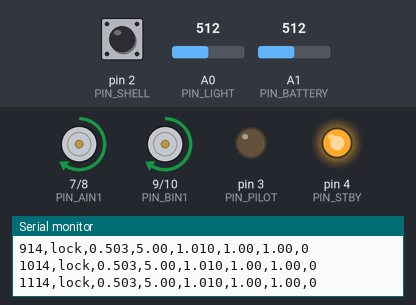
Bench run of a sketch on a simulated Arduino Nano, built with avr-gcc and run on an emulated ATmega328P. Shown: motor-driver pin pairs drawn as motors (green arrow = first pin HIGH = forward, orange = second pin HIGH = backward, longer = more drive, scaled by the enable pin, stopped while the standby pin is LOW), output pins drawn as LEDs (lit = HIGH), the last lines printed to the serial monitor. The test bench sets the inputs (shaded band); at power-on: A0 (PIN_LIGHT) = 512, pin 2 (PIN_SHELL) HIGH, A1 (PIN_BATTERY) = 512.

Above: at 1.2 s.
1.3 s: A0 (PIN_LIGHT) set to 403
2.8 s: A0 (PIN_LIGHT) set to 384
At 4.0 s:
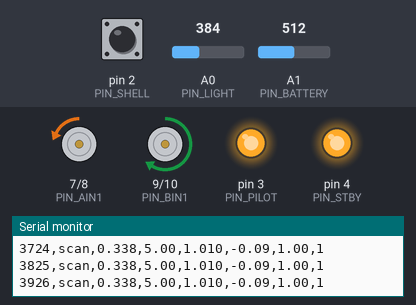
4.3 s: pin 2 (PIN_SHELL) pulled LOW for 3.2 s
At 5.4 s:
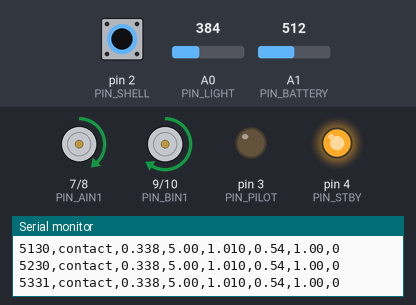
9.9 s: A0 (PIN_LIGHT) set to 511
At 10.9 s:
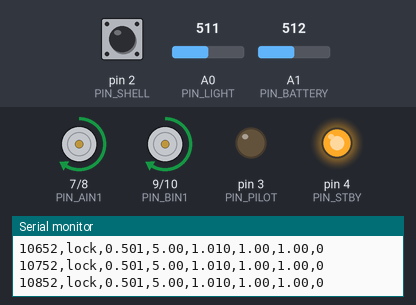
11.4 s: A0 (PIN_LIGHT) set to 306
At 11.8 s:
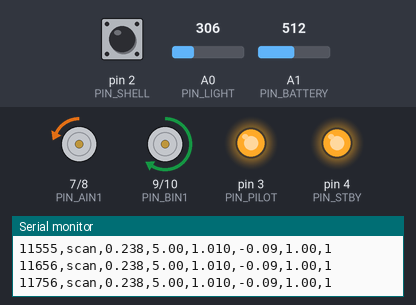
14.4 s: A0 (PIN_LIGHT) set to 330
17.4 s: A0 (PIN_LIGHT) set to 357
Timing chart, 0 to 19.9 s (numbered marks = the images above; inputs shaded):
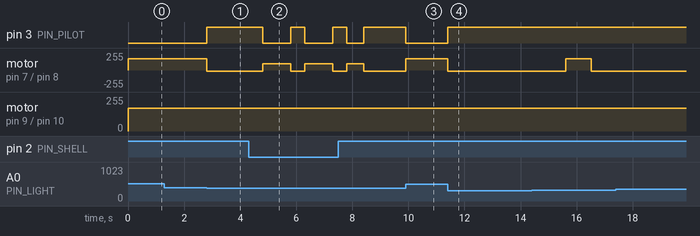

Measured:
- the behaviour switches between 393 and 392 on A0 (PIN_LIGHT) (found by bisection; images 0 and 1)
- after the input at 2.8 s, pin 3 (PIN_PILOT): LOW → HIGH at once; motor on pin 7 (PIN_AIN1) / pin 8 (PIN_AIN2): forward 170/255 → backward 15/255 at once
- after the input at 4.3 s, pin 3 (PIN_PILOT): goes LOW 1.0 s, HIGH 0.50 s, LOW 0.99 s, HIGH 0.50 s, LOW 0.60 s, then HIGH, starting after 0.50 s
- after the input at 9.9 s, pin 3 (PIN_PILOT): HIGH → LOW at once; motor on pin 7 (PIN_AIN1) / pin 8 (PIN_AIN2): backward 15/255 → forward 170/255 at once
- after the input at 11.4 s, pin 3 (PIN_PILOT): LOW → HIGH at once; motor on pin 7 (PIN_AIN1) / pin 8 (PIN_AIN2): forward 170/255 → backward 15/255 at once

The sketch:

tortoise.ino
```cpp
// tortoise.ino — Machina speculatrix on a two-wheel chassis.
//
// The behaviour lives in speculatrix.{h,cpp}; this file only reads the
// sensors, runs the model each tick and drives the motors and the pilot
// lamp. Walter's steering column scanned the photocell around the body.
// Here the photocell is fixed to the body and the body itself turns, so
// "steering" becomes the difference between the two wheels.

#include "config.h"
#include "speculatrix.h"

using speculatrix::Inputs;
using speculatrix::Outputs;
using speculatrix::Tortoise;
using speculatrix::Wheels;

static Tortoise tortoise(speculatrix::defaultParams());
static speculatrix::Explorer explorer(REVOLUTION_MS, RUN_MS);
static unsigned long last_tick_ms = 0;
static unsigned long ticks = 0;

static int readLightRaw() {
  long sum = 0;
  for (int i = 0; i < 4; ++i) sum += analogRead(PIN_LIGHT);
  return static_cast<int>(sum / 4);
}

static float normaliseLight(int raw) {
  float x = static_cast<float>(raw - LIGHT_RAW_DARK) /
            static_cast<float>(LIGHT_RAW_BRIGHT - LIGHT_RAW_DARK);
  if (x < 0.0f) x = 0.0f;
  if (x > 1.0f) x = 1.0f;
  return x;
}

static float readBatteryV() {
  return analogRead(PIN_BATTERY) * (ADC_REF_V / 1023.0f) * BATTERY_DIVIDER;
}

static bool readCharging() {
#if PIN_CHARGING >= 0
  return digitalRead(PIN_CHARGING) == HIGH;
#else
  return false;
#endif
}

static void driveWheel(int in1, int in2, int pwm, float cmd, bool reversed) {
  if (reversed) cmd = -cmd;
  int duty = static_cast<int>((cmd < 0 ? -cmd : cmd) * PWM_MAX);
  if (duty > 255) duty = 255;
  digitalWrite(in1, cmd > 0.0f ? HIGH : LOW);
  digitalWrite(in2, cmd < 0.0f ? HIGH : LOW);
  analogWrite(pwm, duty);
}

void setup() {
  Serial.begin(115200);
  pinMode(PIN_SHELL, INPUT_PULLUP);
#if PIN_CHARGING >= 0
  pinMode(PIN_CHARGING, INPUT);
#endif
  const int outs[] = {PIN_STBY, PIN_AIN1, PIN_AIN2, PIN_PWMA,
                      PIN_BIN1, PIN_BIN2, PIN_PWMB, PIN_PILOT};
  for (int pin : outs) pinMode(pin, OUTPUT);
  digitalWrite(PIN_STBY, HIGH);
#if TELEMETRY_EVERY > 0 && !CALIBRATE
  Serial.println(F("ms,mode,light,battery_v,dazzle_at,left,right,pilot"));
#endif
  last_tick_ms = millis();
}

void loop() {
  const unsigned long now = millis();
  if (now - last_tick_ms < TICK_MS) return;
  const float dt = static_cast<float>(now - last_tick_ms);
  last_tick_ms = now;

  const int raw = readLightRaw();
#if CALIBRATE
  digitalWrite(PIN_STBY, LOW);
  if (ticks++ % 20 == 0) {
    Serial.print(F("light_raw="));
    Serial.print(raw);
    Serial.print(F(" battery_v="));
    Serial.print(readBatteryV(), 2);
    Serial.print(F(" shell="));
    Serial.println(digitalRead(PIN_SHELL) == LOW ? F("closed") : F("open"));
  }
  return;
#endif

  Inputs in;
  in.light = normaliseLight(raw);
  in.contact = digitalRead(PIN_SHELL) == LOW;
  in.battery_v = readBatteryV();
  in.charging = readCharging();

  const Outputs out = explorer.shape(tortoise.step(in, dt), dt);
  const Wheels w = speculatrix::mix(out.drive, out.steer, TURN_GAIN);

  driveWheel(PIN_AIN1, PIN_AIN2, PIN_PWMA, w.left, LEFT_REVERSED);
  driveWheel(PIN_BIN1, PIN_BIN2, PIN_PWMB, w.right, RIGHT_REVERSED);
  digitalWrite(PIN_PILOT, out.pilot ? HIGH : LOW);

#if TELEMETRY_EVERY > 0
  if (ticks++ % TELEMETRY_EVERY == 0) {
    Serial.print(now);
    Serial.print(',');
    Serial.print(speculatrix::modeName(out.mode));
    Serial.print(',');
    Serial.print(in.light, 3);
    Serial.print(',');
    Serial.print(in.battery_v, 2);
    Serial.print(',');
    Serial.print(tortoise.dazzleThreshold(in.battery_v), 3);
    Serial.print(',');
    Serial.print(w.left, 2);
    Serial.print(',');
    Serial.print(w.right, 2);
    Serial.print(',');
    Serial.println(out.pilot ? 1 : 0);
  }
#endif
}
```

speculatrix.cpp
```cpp
// speculatrix.cpp — see speculatrix.h for the model.

#include "speculatrix.h"

namespace speculatrix {

namespace {

float clamp01(float x) { return x < 0.0f ? 0.0f : (x > 1.0f ? 1.0f : x); }
float absf(float x) { return x < 0.0f ? -x : x; }

}  // namespace

const char* modeName(Mode m) {
  switch (m) {
    case Mode::Scan:    return "scan";
    case Mode::Glimpse: return "glimpse";
    case Mode::Lock:    return "lock";
    case Mode::Dazzle:  return "dazzle";
    case Mode::Contact: return "contact";
    case Mode::Docked:  return "docked";
  }
  return "?";
}

Params defaultParams() {
  Params p;
  p.glimpse_delta = 0.04f;
  p.glimpse_ms = 180.0f;
  p.baseline_tau_ms = 600.0f;
  p.lock_level = 0.35f;
  p.dazzle_full = 0.80f;
  p.dazzle_empty = 1.01f;  // above full scale: a flat tortoise is never dazzled
  p.contact_period_dark_ms = 1500.0f;
  p.contact_period_lit_ms = 700.0f;
  p.contact_hold_ms = 900.0f;
  p.v_full = 8.2f;
  p.v_empty = 6.8f;
  p.v_resume = 8.0f;
  return p;
}

Tortoise::Tortoise(const Params& p) : p_(p) { reset(); }

void Tortoise::reset() {
  baseline_ = 0.0f;
  glimpse_left_ms_ = 0.0f;
  contact_phase_ms_ = 0.0f;
  contact_hold_left_ms_ = 0.0f;
  docked_ = false;
  primed_ = false;
}

float Tortoise::charge(float battery_v) const {
  return clamp01((battery_v - p_.v_empty) / (p_.v_full - p_.v_empty));
}

float Tortoise::dazzleThreshold(float battery_v) const {
  const float c = charge(battery_v);
  return p_.dazzle_empty + (p_.dazzle_full - p_.dazzle_empty) * c;
}

Outputs Tortoise::step(const Inputs& in, float dt_ms) {
  if (dt_ms < 0.0f) dt_ms = 0.0f;
  const float light = clamp01(in.light);

  // The coupling capacitor: the first valve answers changes in light
  // strongly and steady light weakly. A running baseline stands in for it.
  if (!primed_) {
    baseline_ = light;
    primed_ = true;
  }
  const float rise = light - baseline_;
  float k = dt_ms / p_.baseline_tau_ms;
  if (k > 1.0f) k = 1.0f;
  baseline_ += (light - baseline_) * k;

  // Hutch: once on the charger with a low battery, rest until recharged.
  if (in.charging && in.battery_v < p_.v_resume) docked_ = true;
  if (docked_ && (!in.charging || in.battery_v >= p_.v_resume)) docked_ = false;
  if (docked_) {
    contact_hold_left_ms_ = 0.0f;
    glimpse_left_ms_ = 0.0f;
    return Outputs{0.0f, 0.0f, false, Mode::Docked};
  }

  // Shell contact turns the amplifier into a multivibrator. Simple light
  // sensitivity is lost while it oscillates.
  if (in.contact) {
    if (contact_hold_left_ms_ <= 0.0f) contact_phase_ms_ = 0.0f;
    contact_hold_left_ms_ = p_.contact_hold_ms;
  }
  if (contact_hold_left_ms_ > 0.0f) {
    if (!in.contact) contact_hold_left_ms_ -= dt_ms;
    const float period =
        light >= p_.lock_level ? p_.contact_period_lit_ms : p_.contact_period_dark_ms;
    contact_phase_ms_ += dt_ms;
    while (contact_phase_ms_ >= period) contact_phase_ms_ -= period;
    glimpse_left_ms_ = 0.0f;
    if (contact_phase_ms_ < period / 3.0f) {
      return Outputs{0.5f, 1.0f, true, Mode::Contact};   // steer hard, push gently
    }
    return Outputs{1.0f, 0.5f, false, Mode::Contact};    // push hard, steer gently
  }

  // Light. Relay two closes on any light and puts out the pilot lamp;
  // relay one opens on intense light and swerves the machine away.
  if (light >= dazzleThreshold(in.battery_v)) {
    glimpse_left_ms_ = 0.0f;
    return Outputs{1.0f, 0.5f, false, Mode::Dazzle};
  }
  if (light >= p_.lock_level) {
    glimpse_left_ms_ = 0.0f;
    return Outputs{1.0f, 0.0f, false, Mode::Lock};
  }
  if (rise >= p_.glimpse_delta) glimpse_left_ms_ = p_.glimpse_ms;
  if (glimpse_left_ms_ > 0.0f) {
    glimpse_left_ms_ -= dt_ms;
    return Outputs{1.0f, 0.0f, false, Mode::Glimpse};
  }
  return Outputs{0.5f, 1.0f, true, Mode::Scan};
}

Wheels mix(float drive, float steer, float turn_gain) {
  float left = drive - steer * turn_gain;
  float right = drive + steer * turn_gain;
  const float m = absf(left) > absf(right) ? absf(left) : absf(right);
  if (m > 1.0f) {
    left /= m;
    right /= m;
  }
  return Wheels{left, right};
}

Explorer::Explorer(float revolution_ms, float run_ms)
    : revolution_ms_(revolution_ms), run_ms_(run_ms), scanned_ms_(0.0f), run_left_ms_(0.0f) {}

Outputs Explorer::shape(const Outputs& o, float dt_ms) {
  if (o.mode != Mode::Scan) {
    scanned_ms_ = 0.0f;
    run_left_ms_ = 0.0f;
    return o;
  }
  if (run_left_ms_ > 0.0f) {
    run_left_ms_ -= dt_ms;
    return Outputs{1.0f, 0.0f, o.pilot, o.mode};
  }
  scanned_ms_ += dt_ms;
  if (scanned_ms_ >= revolution_ms_) {
    scanned_ms_ = 0.0f;
    run_left_ms_ = run_ms_;
  }
  return o;
}

}  // namespace speculatrix
```

speculatrix.h
```cpp
// speculatrix.h — the behavioural core of Machina speculatrix.
//
// A plain C++ model of W. Grey Walter's 1949 tortoise "brain": two
// receptors (one photocell, one shell contact), two effectors (drive and
// steering), and the relay logic that couples them. No Arduino headers,
// no heap, no STL, so the same file builds on an 8-bit AVR and on a
// laptop for unit tests.
//
// Walter's circuit, as he describes it in the appendix to The Living
// Brain (1953), maps onto five modes:
//
//   Scan     dark: steering rotates continuously, drive at half speed
//   Glimpse  a faint light appears: scanning pauses for a moment
//   Lock     moderate light: steering stops, drive at full speed
//   Dazzle   intense light: steering restarts at half speed, full drive
//   Contact  shell displaced: the amplifier becomes an oscillator and
//            the motors alternate "steer hard, push gently" (1/3 of the
//            cycle) with "push hard, steer gently" (2/3)
//
// plus a sixth, Docked, for the hutch: the machine rests on its charger
// until the battery recovers. See BEHAVIOUR.md for the derivation.

#pragma once

#include <stdint.h>

namespace speculatrix {

enum class Mode : uint8_t { Scan, Glimpse, Lock, Dazzle, Contact, Docked };

const char* modeName(Mode m);

struct Params {
  // Light, on a normalised 0..1 photocell scale.
  float glimpse_delta;    // rise above the light baseline that halts scanning
  float glimpse_ms;       // how long one glimpse holds the scan
  float baseline_tau_ms;  // baseline time constant (Walter's coupling capacitor)
  float lock_level;       // moderate light: stop scanning, full drive
  float dazzle_full;      // dazzle threshold with a full battery
  float dazzle_empty;     // dazzle threshold with a flat battery

  // Shell-contact oscillator.
  float contact_period_dark_ms;  // leisurely in the dark
  float contact_period_lit_ms;   // hasty near light
  float contact_hold_ms;         // keep oscillating after the shell recentres

  // Battery, in volts.
  float v_full;
  float v_empty;
  float v_resume;  // leave the hutch once charged to this
};

// Defaults tuned for the simulator and a 2S Li-ion replica.
Params defaultParams();

struct Inputs {
  float light;      // 0..1, brighter is higher
  bool contact;     // shell switch closed
  float battery_v;  // pack voltage
  bool charging;    // hutch contacts live
};

struct Outputs {
  float drive;  // 0..1 forward effort
  float steer;  // -1..1 steering effort, positive is counter-clockwise
  bool pilot;   // the pilot lamp on the shell
  Mode mode;
};

class Tortoise {
 public:
  explicit Tortoise(const Params& p);

  // Advance the model by dt_ms and return motor and lamp commands.
  Outputs step(const Inputs& in, float dt_ms);

  // Dazzle threshold at a given battery voltage. A flagging battery
  // raises it, so a lamp that once repelled the machine now draws it in.
  // That is how the tortoise finds its way home to the hutch.
  float dazzleThreshold(float battery_v) const;

  // Battery state of charge, 0..1.
  float charge(float battery_v) const;

  void reset();

 private:
  Params p_;
  float baseline_;
  float glimpse_left_ms_;
  float contact_phase_ms_;
  float contact_hold_left_ms_;
  bool docked_;
  bool primed_;
};

// Differential-drive mixer for the two-wheel replica. Turns (drive,
// steer) into left/right wheel commands in -1..1, scaling both down
// together if either would saturate, so the turn ratio is preserved.
struct Wheels {
  float left;
  float right;
};

Wheels mix(float drive, float steer, float turn_gain);

// Replica adaptation, not part of Walter's circuit. His tricycle travelled
// while it scanned: for part of each steering revolution the front wheel
// pointed forward and pulled the body along, tracing loops across the
// floor. A two-wheel body with a fixed photocell scans by turning on the
// spot, so a pure scan never gets anywhere. Explorer restores the travel:
// after one full revolution with nothing seen, it makes a short straight
// run, then scans again.
class Explorer {
 public:
  Explorer(float revolution_ms, float run_ms);
  Outputs shape(const Outputs& o, float dt_ms);

 private:
  float revolution_ms_;
  float run_ms_;
  float scanned_ms_;
  float run_left_ms_;
};

}  // namespace speculatrix
```

config.h
```cpp
// config.h — pins and calibration for the two-wheel replica.
//
// Reference build: Arduino Nano, TB6612FNG motor driver, two N20 gear
// motors, one shrouded LDR, a floating-shell contact and a 2S Li-ion
// pack. Change the pins here to match your wiring; see hardware/BOM.md.

#pragma once

// ── Receptors ──────────────────────────────────────────────────────────
// LDR from 5 V to PIN_LIGHT, 10 kΩ from PIN_LIGHT to GND: brighter reads
// higher. Shroud the LDR in a short black tube so it sees a narrow cone
// straight ahead, as Walter's photocell did.
#define PIN_LIGHT A0

// Pack voltage through a divider into PIN_BATTERY. With 2S Li-ion
// (8.4 V max) a 10 kΩ / 10 kΩ divider halves it.
#define PIN_BATTERY A1
#define BATTERY_DIVIDER 2.0f
#define ADC_REF_V 5.0f

// Shell contact: closes to GND when the shell is pushed off centre.
#define PIN_SHELL 2

// Optional hutch sense: reads HIGH when the charging contacts are live.
// Leave at -1 if the build has no charger.
#define PIN_CHARGING -1

// ── Effectors ──────────────────────────────────────────────────────────
// TB6612FNG: channel A drives the left wheel, channel B the right.
#define PIN_STBY 4
#define PIN_AIN1 7
#define PIN_AIN2 8
#define PIN_PWMA 5
#define PIN_BIN1 9
#define PIN_BIN2 10
#define PIN_PWMB 6

// Flip a wheel if it runs backwards.
#define LEFT_REVERSED 0
#define RIGHT_REVERSED 0

// Pilot lamp on the shell (an LED and resistor). Walter's lamp was what
// let the tortoise recognise itself in a mirror.
#define PIN_PILOT 3

// ── Tuning ─────────────────────────────────────────────────────────────
// Light calibration: set CALIBRATE to 1, open the serial monitor at
// 115200 baud and note the raw reading in your room's dark corner and
// with a lamp 20 cm from the shroud. Put them here, then set CALIBRATE
// back to 0.
#define CALIBRATE 0
#define LIGHT_RAW_DARK 120
#define LIGHT_RAW_BRIGHT 900

// How strongly steering effort turns the body, relative to drive.
#define TURN_GAIN 0.6f

// Replica exploration (see Explorer in speculatrix.h): roughly how long
// one full turn on the spot takes while scanning, and how long the
// straight run that follows lasts. Time a revolution on your floor.
#define REVOLUTION_MS 4200.0f
#define RUN_MS 900.0f

// Overall motor ceiling, 0..255. Walter's tortoises were slow.
#define PWM_MAX 170

// Control tick.
#define TICK_MS 10

// Print one CSV line of telemetry every N ticks (0 disables).
#define TELEMETRY_EVERY 10
```
